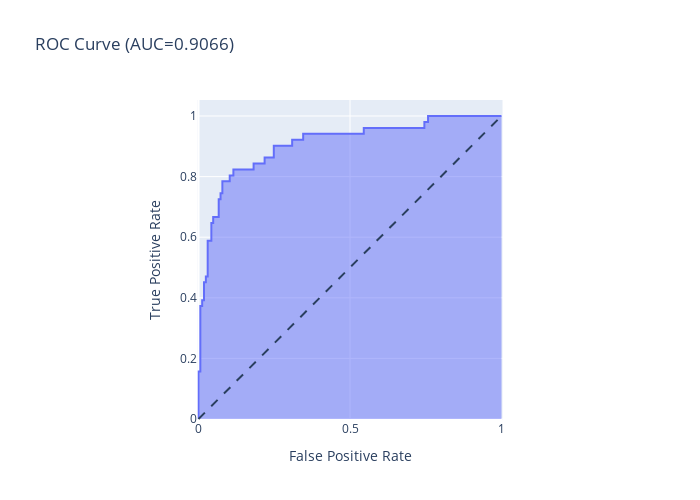

Notebook code cell kept with this figure:
### Code cell
model3 = DissidentModelWrapper.load("BertTypeClassifier").model

fpr, tpr, thresholds = roc_curve(y_test, model3.predict_proba(X_test)[:,1])

fig = px.area(
    x=fpr, y=tpr,
    title=f'ROC Curve (AUC={auc(fpr, tpr):.4f})',
    labels=dict(x='False Positive Rate', y='True Positive Rate'),
    width=700, height=500,
)
fig.add_shape(
    type='line', line=dict(dash='dash'),
    x0=0, x1=1, y0=0, y1=1,
)

fig.update_yaxes(scaleanchor="x", scaleratio=1)
fig.update_xaxes(constrain='domain')

### Figure 1 — Plotly figure (JSON) as saved in the notebook; plotly's stock layout.template omitted (floating-point values rounded to 4 significant figures)
{"data": [{"fillpattern": {"shape": ""}, "hovertemplate": "False Positive Rate=%{x}<br>True Positive Rate=%{y}<extra></extra>", "legendgroup": "", "line": {"color": "#636efa"}, "marker": {"symbol": "circle"}, "mode": "lines", "name": "", "orientation": "v", "showlegend": false, "stackgroup": "1", "type": "scatter", "x": [0, 0, 0, 0.006061, 0.006061, 0.01212, 0.01212, 0.01818, 0.01818, 0.02424, 0.02424, 0.0303, 0.0303, 0.04242, 0.04242, 0.04848, 0.04848, 0.06667, 0.06667, 0.07273, 0.07273, 0.07879, 0.07879, 0.103, 0.103, 0.1152, 0.1152, 0.1818, 0.1818, 0.2182, 0.2182, 0.2485, 0.2485, 0.3091, 0.3091, 0.3455, 0.3455, 0.5455, 0.5455, 0.7455, 0.7455, 0.7576, 0.7576, 1], "xaxis": "x", "y": [0, 0.01961, 0.1569, 0.1569, 0.3725, 0.3725, 0.3922, 0.3922, 0.451, 0.451, 0.4706, 0.4706, 0.5882, 0.5882, 0.6471, 0.6471, 0.6667, 0.6667, 0.7255, 0.7255, 0.7451, 0.7451, 0.7843, 0.7843, 0.8039, 0.8039, 0.8235, 0.8235, 0.8431, 0.8431, 0.8627, 0.8627, 0.902, 0.902, 0.9216, 0.9216, 0.9412, 0.9412, 0.9608, 0.9608, 0.9804, 0.9804, 1, 1], "yaxis": "y"}], "layout": {"height": 500, "legend": {"tracegroupgap": 0}, "shapes": [{"line": {"dash": "dash"}, "type": "line", "x0": 0, "x1": 1, "y0": 0, "y1": 1}], "title": {"text": "ROC Curve (AUC=0.9066)"}, "width": 700, "xaxis": {"anchor": "y", "constrain": "domain", "domain": [0, 1], "title": {"text": "False Positive Rate"}}, "yaxis": {"anchor": "x", "domain": [0, 1], "scaleanchor": "x", "scaleratio": 1, "title": {"text": "True Positive Rate"}}}}
